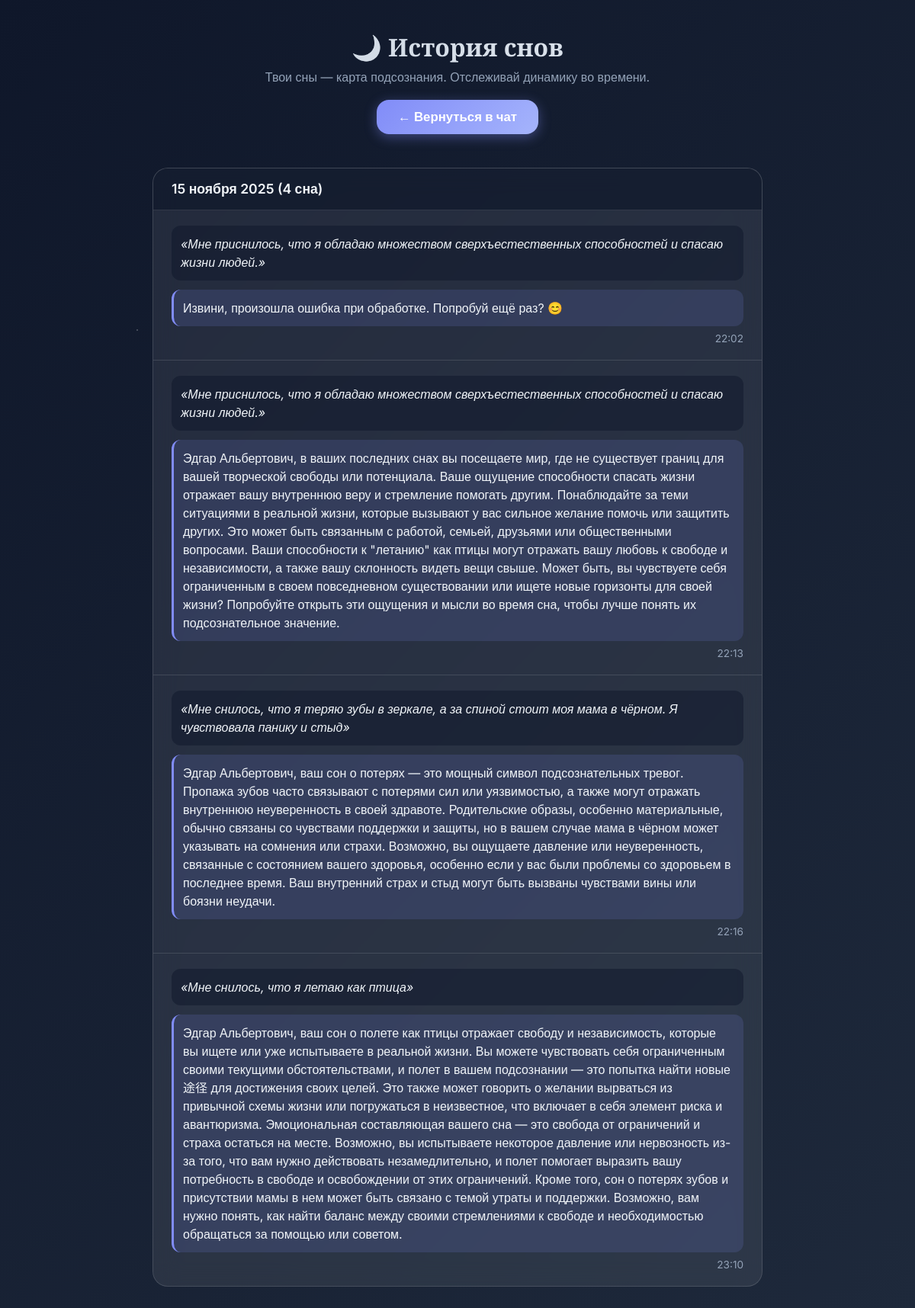
The app's page /history/ (signed in) with its own data.
### dreambot/models.py (models this page shows)
class Message(models.Model):
    session = models.ForeignKey(DreamSession, on_delete=models.CASCADE)
    is_user = models.BooleanField()
    content = models.TextField()
    audio_file = models.FileField(upload_to='audio/', blank=True, null=True)
    created_at = models.DateTimeField(auto_now_add=True)
    related_name = 'messages'

### dreambot/views.py (the view)
# urls.py: path('history/', views.history_view, name='history'),
def history_view(request):
    if not request.user.is_authenticated:
        return redirect('landing')
    sessions = DreamSession.objects.filter(user=request.user).prefetch_related(
        Prefetch('message_set', queryset=Message.objects.order_by('created_at'))
    ).order_by('-created_at')
    from collections import defaultdict
    history_by_date = defaultdict(list)
    for session in sessions:
        messages = list(session.message_set.all())
        for i in range(0, len(messages) - 1, 2):
            if messages[i].is_user and not messages[i+1].is_user:
                history_by_date[messages[i].created_at.date()].append({
                    'dream': messages[i].content,
                    'interpretation': messages[i+1].content,
                    'time': messages[i].created_at.strftime('%H:%M')
                })
    sorted_history = sorted(history_by_date.items(), key=lambda x: x[0], reverse=True)
    return render(request, 'dreambot/history.html', {'history': sorted_history})

### templates/dreambot/history.html (shortened to what this page needs)
<!DOCTYPE html>
<html lang="ru">
<head>
</head>
<body>
    <div class="container">
        <div class="header">
            <h1>🌙 История снов</h1>
            <p>Твои сны — карта подсознания. Отслеживай динамику во времени.</p>
            <a href="{% url 'chat' %}" class="chat-button">← Вернуться в чат</a>
        </div>
        {% if history %}
            {% for date, dreams in history %}
                <div class="date-section">
                    <div class="date-header">
                        {{ date|date:"d E Y" }} ({{ dreams|length }} {% if dreams|length == 1 %}сон{% elif dreams|length < 5 %}сна{% else %} снов{% endif %})
                    </div>
                    {% for item in dreams %}
                        <div class="dream-item">
                            <div class="dream-text">«{{ item.dream }}»</div>
                            <div class="interpretation-text">{{ item.interpretation }}</div>
                            <div class="time">{{ item.time }}</div>
                        </div>
                    {% endfor %}
                </div>
            {% endfor %}
        {% else %}
            <div class="empty">
                <p>Ты ещё не рассказывал(а) мне сны.<br>Вернись в <a href="{% url 'chat' %}">чат</a> и поделись первым!</p>
            </div>
        {% endif %}
    </div>
</body>
</html>

### templates/dreambot/history.html (style rules this page uses)
:root { --bg-gradient: linear-gradient(135deg, #0f172a, #1e293b); --glass-bg: rgba(255, 255, 255, 0.08); --glass-border: rgba(255, 255, 255, 0.12); --text-primary: #f1f5f9; --text-secondary: #94a3b8; --accent: #818cf8; --accent-glow: rgba(129, 140, 248, 0.4); --dream-bg: rgba(15, 23, 42, 0.5); --interpret-bg: rgba(129, 140, 248, 0.15); }
* { margin: 0; padding: 0; box-sizing: border-box; }
body { background: var(--bg-gradient); color: var(--text-primary); font-family: 'Inter', sans-serif; min-height: 100vh; display: flex; flex-direction: column; align-items: center; padding: 20px; position: relative; overflow-x: hidden; }
body::before { content: ""; position: absolute; top: 0; left: 0; right: 0; bottom: 0; background: radial-gradient(1.5px 1.5px at 15% 25%, #fff, transparent), radial-gradient(1.5px 1.5px at 75% 15%, #fff, transparent), radial-gradient(1.5px 1.5px at 40% 60%, #fff, transparent); animation: twinkle 10s infinite ease-in-out; opacity: 0.4; pointer-events: none; }
.container { width: 100%; max-width: 800px; position: relative; z-index: 2; }
.header { text-align: center; padding: 20px 0 20px 0; }
.header h1 { font-family: 'Playfair Display', serif; font-size: 2rem; margin-bottom: 8px; background: linear-gradient(to right, #cbd5e1, #e2e8f0); -webkit-background-clip: text; -webkit-text-fill-color: transparent; }
.header p { color: var(--text-secondary); font-size: 1rem; margin-bottom: 20px; }
.chat-button { display: inline-block; margin: 0 auto 24px; padding: 12px 28px; background: linear-gradient(135deg, var(--accent), #a5b4fc); color: white; font-weight: 600; font-size: 1.05rem; text-decoration: none; border-radius: 16px; box-shadow: 0 4px 16px var(--accent-glow); transition: all 0.2s ease; }
.date-section { background: var(--glass-bg); backdrop-filter: blur(16px); border: 1px solid var(--glass-border); border-radius: 20px; margin-bottom: 24px; overflow: hidden; }
.date-header { padding: 16px 24px; background: rgba(15, 23, 42, 0.7); font-weight: 600; font-size: 1.1rem; border-bottom: 1px solid var(--glass-border); }
.dream-item { padding: 20px 24px; border-bottom: 1px solid var(--glass-border); }
.dream-item:last-child { border-bottom: none; }
.dream-text { background: var(--dream-bg); padding: 12px; border-radius: 12px; margin-bottom: 12px; font-style: italic; line-height: 1.5; }
.interpretation-text { background: var(--interpret-bg); padding: 12px; border-radius: 12px; line-height: 1.5; border-left: 3px solid var(--accent); }
.time { font-size: 0.85rem; color: var(--text-secondary); margin-top: 8px; text-align: right; }

### records on screen
Message: dream "Мне приснилось, что я обладаю множеством сверхъестественных способностей и спасаю жизни людей."
Message: interpretation "Извини, произошла ошибка при обработке. Попробуй ещё раз? 😊"
Message: dream "Мне приснилось, что я обладаю множеством сверхъестественных способностей и спасаю жизни людей."
Message: interpretation "Эдгар Альбертович, в ваших последних снах вы посещаете мир, где не существует границ для вашей творческой свободы или потенциала. Ваше ощущение способности спасать жизни отражает вашу внутреннюю веру и стремление помогать другим. Понаблюдайте за теми ситуациями в реальной жизни, которые вызывают у вас сильное желание помочь или защитить других. Это может быть связанным с работой, семьей, друзьями или общественными вопросами. Ваши способности к \"летанию\" как птицы могут отражать вашу любовь к свободе и независимости, а также вашу склонность видеть вещи свыше. Может быть, вы чувствуете себя ограниченным в своем повседневном существовании или ищете новые горизонты для своей жизни? Попробуйте…"
Message: dream "Мне снилось, что я теряю зубы в зеркале, а за спиной стоит моя мама в чёрном. Я чувствовала панику и стыд"
Message: interpretation "Эдгар Альбертович, ваш сон о потерях — это мощный символ подсознательных тревог. Пропажа зубов часто связывают с потерями сил или уязвимостью, а также могут отражать внутреннюю неуверенность в своей здравоте. Родительские образы, особенно материальные, обычно связаны со чувствами поддержки и защиты, но в вашем случае мама в чёрном может указывать на сомнения или страхи. Возможно, вы ощущаете давление или неуверенность, связанные с состоянием вашего здоровья, особенно если у вас были проблемы со здоровьем в последнее время. Ваш внутренний страх и стыд могут быть вызваны чувствами вины или боязни неудачи."
Message: dream "Мне снилось, что я летаю как птица"
Message: interpretation "Эдгар Альбертович, ваш сон о полете как птицы отражает свободу и независимость, которые вы ищете или уже испытываете в реальной жизни. Вы можете чувствовать себя ограниченным своими текущими обстоятельствами, и полет в вашем подсознании — это попытка найти новые途径 для достижения своих целей. Это также может говорить о желании вырваться из привычной схемы жизни или погружаться в неизвестное, что включает в себя элемент риска и авантюризма. Эмоциональная составляющая вашего сна — это свобода от ограничений и страха остаться на месте. Возможно, вы испытываете некоторое давление или нервозность из-за того, что вам нужно действовать незамедлительно, и полет помогает выразить вашу потребность в…"

### other values on screen
{{ date|date:"d E Y" }} "15 ноября 2025"
{{ dreams|length }} "4"
{{ item.time }} "22:02" "22:13" "22:16" "23:10"
